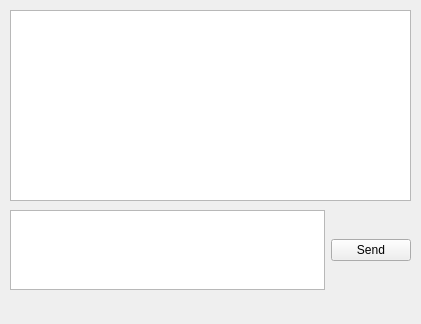
<?xml version="1.0" encoding="UTF-8"?>
<ui version="4.0">
 <class>chat</class>
 <widget class="QMainWindow" name="chat">
  <property name="geometry">
   <rect>
    <x>0</x>
    <y>0</y>
    <width>421</width>
    <height>324</height>
   </rect>
  </property>
  <property name="windowTitle">
   <string>MainWindow</string>
  </property>
  <widget class="QWidget" name="centralwidget">
   <widget class="QTextBrowser" name="textBrowser">
    <property name="geometry">
     <rect>
      <x>10</x>
      <y>10</y>
      <width>401</width>
      <height>191</height>
     </rect>
    </property>
   </widget>
   <widget class="QWidget" name="horizontalLayoutWidget">
    <property name="geometry">
     <rect>
      <x>10</x>
      <y>210</y>
      <width>401</width>
      <height>80</height>
     </rect>
    </property>
    <layout class="QHBoxLayout" name="horizontalLayout">
     <item>
      <widget class="QTextEdit" name="textEdit"/>
     </item>
     <item>
      <widget class="QPushButton" name="pushButton">
       <property name="text">
        <string>Send</string>
       </property>
      </widget>
     </item>
    </layout>
   </widget>
  </widget>
  <widget class="QMenuBar" name="menubar">
   <property name="geometry">
    <rect>
     <x>0</x>
     <y>0</y>
     <width>421</width>
     <height>25</height>
    </rect>
   </property>
  </widget>
 </widget>
 <resources/>
 <connections/>
</ui>
